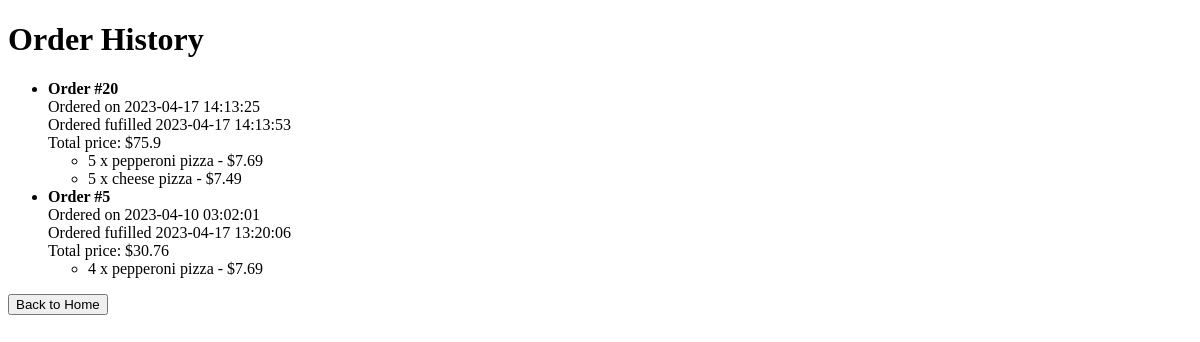
Before: /customer/history.php (signed in) with the older database file.
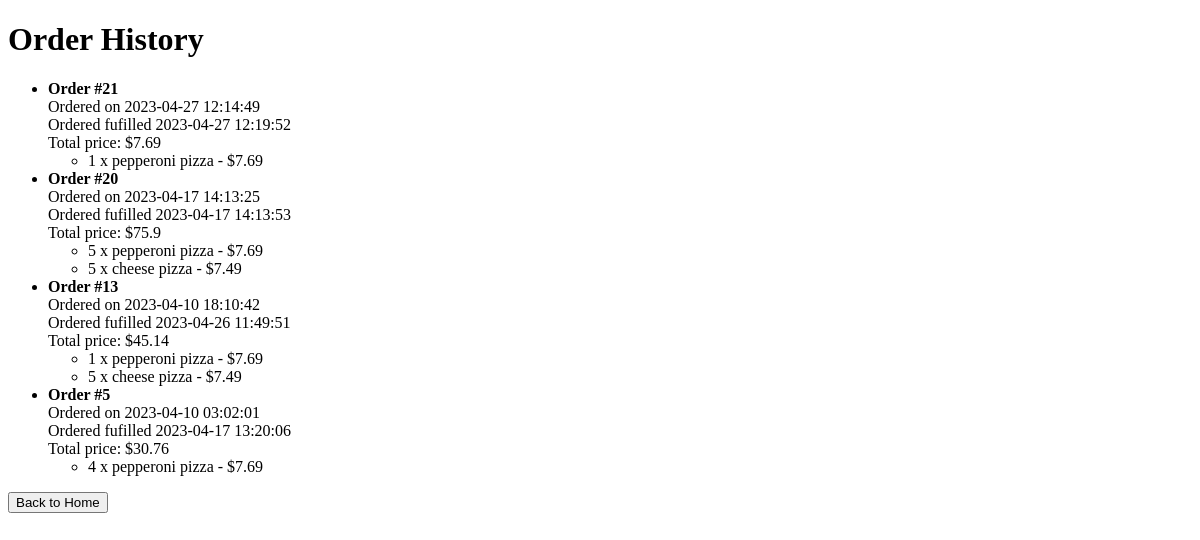
After: the same page with the newer database file.
### tables this page shows
CREATE TABLE `checkout` (
  `order_id` bigint(20) UNSIGNED NOT NULL,
  `customer_id` bigint(20) UNSIGNED NOT NULL,
  `employee_id` bigint(20) UNSIGNED DEFAULT NULL,
  `payment_id` bigint(20) UNSIGNED NOT NULL,
  `order_status` int(11) NOT NULL DEFAULT 0,
  `time_ordered` datetime NOT NULL DEFAULT current_timestamp(),
  `time_fufilled` datetime DEFAULT NULL ON UPDATE current_timestamp(),
  `order_type` text NOT NULL,
  `total_price` float NOT NULL
);

CREATE TABLE `orderitem` (
  `order_id` bigint(20) UNSIGNED NOT NULL,
  `item_id` bigint(20) UNSIGNED NOT NULL,
  `amount` int(11) NOT NULL
);

CREATE TABLE `item` (
  `item_id` bigint(20) UNSIGNED NOT NULL,
  `item_name` varchar(255) NOT NULL,
  `price` float NOT NULL,
  `description` text NOT NULL
);

### customer/history.php (the view, shortened to what this page needs)
<!DOCTYPE html>
<html>
<head>
</head>
<body>
	<h1>Order History</h1>
	<?php
        $customerId = json_decode($_COOKIE["currentUser"], true);
		$conn = connect_mysql();
		$sql = "SELECT * FROM Checkout
					LEFT JOIN Customer
						ON Checkout.customer_id = Customer.customer_id
					WHERE
						Checkout.customer_id = '$customerId'
						AND
						Checkout.order_status = 1
					ORDER BY Checkout.time_ordered DESC";
		$result = mysqli_query($conn, $sql);
		if (mysqli_num_rows($result) > 0) {
			echo "<ul>";
			while ($row = mysqli_fetch_assoc($result)) {
				echo
				"<li>
					<strong>Order #" . $row["order_id"] . "</strong><br>
					Ordered on " . $row["time_ordered"] . "<br>
					Ordered fufilled " . $row["time_fufilled"] . "<br>
					Total price: $" . $row["total_price"] . "<br>";
				$itemSql = "SELECT * FROM OrderItem INNER JOIN Item ON OrderItem.item_id = Item.item_id WHERE OrderItem.order_id = " . $row["order_id"];
				$itemResult = mysqli_query($conn, $itemSql);
				if (mysqli_num_rows($itemResult) > 0) {
					echo "<ul>";
					while ($itemRow = mysqli_fetch_assoc($itemResult)) {
						echo "<li>" . $itemRow["amount"] . " x " . $itemRow["item_name"] . " - $" . $itemRow["price"] . "</li>";
					}
					echo "</ul>";
				} else {
					echo "No items found for this order.";
				}
				echo "</li>";
			}
			echo "</ul>";
		} else {
			echo "No orders found.";
		}
	?>
	<button type="button" onclick="goToHome()">Back to Home</button>
</body>
</html>

Changed rows visible on the page:
added checkout: order_id "21", time_ordered "2023-04-27 12:14:49", time_fufilled "2023-04-27 12:19:52", total_price "7.69"
added orderitem: amount "1", item.item_name "pepperoni pizza", item.price "7.69", shown under "21"
now on this page (row edited): checkout: order_id "13", time_ordered "2023-04-10 18:10:42", time_fufilled "2023-04-26 11:49:51", total_price "45.14"
now on this page (row unchanged): orderitem: amount "1", item.item_name "pepperoni pizza", item.price "7.69", shown under "13"
now on this page (row unchanged): orderitem: amount "5", item.item_name "cheese pizza", item.price "7.49", shown under "13"
